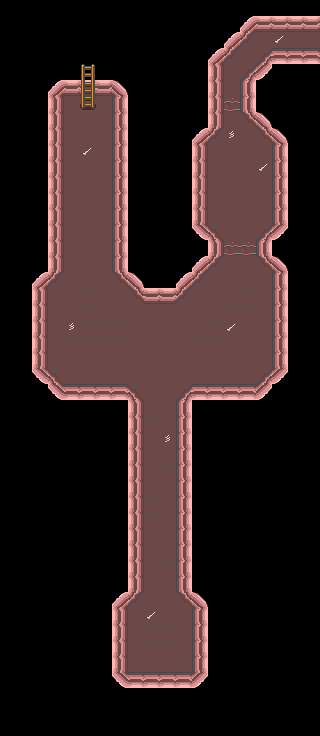

The image is a tile-based game level rendered from a .tmx file. Its description and complete source (layers, tilesets, objects, tile grids) follow:
An orthogonal 20x46 tile map with 16x16 px tiles, 1 tile layer (tiles), 3 tilesets and 9 objects (7x rat, exit1, exit2).

<map version="1.0" orientation="orthogonal" renderorder="right-down" width="20" height="46" tilewidth="16" tileheight="16" nextobjectid="27">
 <tileset firstgid="1" name="tiles_cavern" tilewidth="16" tileheight="16" tilecount="32" columns="8">
  <image source="tiles_cavern.png" trans="ff00da" width="128" height="64" />
  <terraintypes>
   <terrain name="block" tile="-1" />
   <terrain name="top_scale" tile="-1" />
  </terraintypes>
  <tile id="0" terrain="0,0,0,0" />
  <tile id="1" terrain="0,0,0,0" />
  <tile id="2" terrain="0,0,0,0" />
  <tile id="3" terrain=",,,0" />
  <tile id="4" terrain=",,0," />
  <tile id="8" terrain="0,0,0,0" />
  <tile id="10" terrain="0,0,0,0" />
  <tile id="11" terrain=",0,," />
  <tile id="12" terrain="0,,," />
  <tile id="16" terrain="0,0,0,0" />
  <tile id="17" terrain="0,0,0,0" />
  <tile id="18" terrain="0,0,0,0" />
  <tile id="19" terrain="0,0,0,0" />
 </tileset>
 <tileset firstgid="33" source="rat.tsx" />
 <tileset firstgid="65" source="items16.tsx" />
 <layer name="tiles" width="20" height="46">
  <data encoding="csv">
20,20,20,20,20,20,20,20,20,20,20,20,20,20,20,20,20,20,20,20,
20,20,20,20,20,20,20,20,20,20,20,20,20,20,20,1,2,2,2,2,
20,20,20,20,20,20,20,20,20,20,20,20,20,20,1,13,10,7,10,10,
20,20,20,20,20,20,20,20,20,20,20,20,20,1,13,10,4,18,18,18,
20,20,20,20,20,6,20,20,20,20,20,20,20,9,10,4,19,20,20,20,
20,20,20,1,2,14,2,3,20,20,20,20,20,9,10,11,20,20,20,20,
20,20,20,9,10,22,10,11,20,20,20,20,20,9,23,11,20,20,20,20,
20,20,20,9,10,10,10,11,20,20,20,20,20,9,10,12,3,20,20,20,
20,20,20,9,10,10,10,11,20,20,20,20,1,13,15,10,12,3,20,20,
20,20,20,9,10,7,10,11,20,20,20,20,9,10,10,10,10,11,20,20,
20,20,20,9,10,10,10,11,20,20,20,20,9,10,10,10,7,11,20,20,
20,20,20,9,10,10,10,11,20,20,20,20,9,10,10,10,10,11,20,20,
20,20,20,9,10,10,10,11,20,20,20,20,9,10,10,10,10,11,20,20,
20,20,20,9,10,10,10,11,20,20,20,20,9,10,10,10,10,11,20,20,
20,20,20,9,10,10,10,11,20,20,20,20,17,5,10,10,4,19,20,20,
20,20,20,9,10,10,10,11,20,20,20,20,20,9,23,23,11,20,20,20,
20,20,20,9,10,10,10,11,20,20,20,20,1,13,10,10,12,3,20,20,
20,20,1,13,10,10,10,12,3,20,20,1,13,10,10,10,10,11,20,20,
20,20,9,10,10,21,10,10,12,2,2,13,10,10,10,21,10,11,20,20,
20,20,9,10,10,21,10,10,10,10,10,10,10,10,21,21,10,11,20,20,
20,20,9,10,15,21,21,21,10,10,10,10,10,21,7,10,10,11,20,20,
20,20,9,10,21,21,21,21,10,10,10,10,21,21,10,10,10,11,20,20,
20,20,9,10,10,10,10,10,10,10,10,10,10,10,10,10,10,11,20,20,
20,20,17,5,10,10,10,10,10,10,10,10,10,10,10,10,4,19,20,20,
20,20,20,17,18,18,18,18,5,10,10,4,18,18,18,18,19,20,20,20,
20,20,20,20,20,20,20,20,9,10,10,11,20,20,20,20,20,20,20,20,
20,20,20,20,20,20,20,20,9,21,10,11,20,20,20,20,20,20,20,20,
20,20,20,20,20,20,20,20,9,10,15,11,20,20,20,20,20,20,20,20,
20,20,20,20,20,20,20,20,9,10,10,11,20,20,20,20,20,20,20,20,
20,20,20,20,20,20,20,20,9,10,21,11,20,20,20,20,20,20,20,20,
20,20,20,20,20,20,20,20,9,10,10,11,20,20,20,20,20,20,20,20,
20,20,20,20,20,20,20,20,9,21,10,11,20,20,20,20,20,20,20,20,
20,20,20,20,20,20,20,20,9,21,10,11,20,20,20,20,20,20,20,20,
20,20,20,20,20,20,20,20,9,10,10,11,20,20,20,20,20,20,20,20,
20,20,20,20,20,20,20,20,9,10,10,11,20,20,20,20,20,20,20,20,
20,20,20,20,20,20,20,20,9,10,21,11,20,20,20,20,20,20,20,20,
20,20,20,20,20,20,20,20,9,10,10,11,20,20,20,20,20,20,20,20,
20,20,20,20,20,20,20,1,13,10,10,12,3,20,20,20,20,20,20,20,
20,20,20,20,20,20,20,9,10,7,10,10,11,20,20,20,20,20,20,20,
20,20,20,20,20,20,20,9,10,21,21,10,11,20,20,20,20,20,20,20,
20,20,20,20,20,20,20,9,10,21,21,10,11,20,20,20,20,20,20,20,
20,20,20,20,20,20,20,9,10,10,10,10,11,20,20,20,20,20,20,20,
20,20,20,20,20,20,20,17,18,18,18,18,19,20,20,20,20,20,20,20,
20,20,20,20,20,20,20,20,20,20,20,20,20,20,20,20,20,20,20,20,
20,20,20,20,20,20,20,20,20,20,20,20,20,20,20,20,20,20,20,20,
20,20,20,20,20,20,20,20,20,20,20,20,20,20,20,20,20,20,20,20
</data>
 </layer>
 <objectgroup name="obj">
  <object id="9" type="rat" gid="52" x="150" y="484" width="22" height="22" />
  <object id="11" type="rat" gid="49" x="50" y="369" width="22" height="22" />
  <object id="12" type="rat" gid="49" x="255" y="205" width="22" height="22" />
  <object id="13" type="rat" gid="49" x="208" y="176" width="22" height="22" />
  <object id="14" type="rat" gid="49" x="208" y="218" width="22" height="22" />
  <object id="20" type="rat" gid="57" x="74" y="122" width="22" height="22" />
  <object id="23" type="rat" gid="45" x="253" y="228" width="22" height="22" />
  <object id="25" type="exit1" gid="66" x="303" y="47" width="16" height="16" />
  <object id="26" type="exit2" gid="66" x="79" y="76" width="16" height="16" />
 </objectgroup>
</map>
